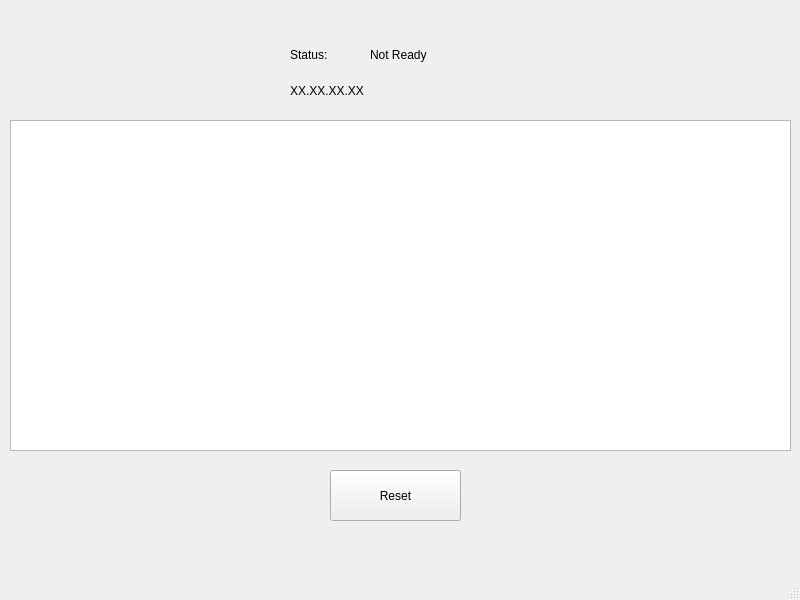
<?xml version="1.0" encoding="UTF-8"?>
<ui version="4.0">
 <class>MainWindow</class>
 <widget class="QMainWindow" name="MainWindow">
  <property name="geometry">
   <rect>
    <x>0</x>
    <y>0</y>
    <width>800</width>
    <height>600</height>
   </rect>
  </property>
  <property name="windowTitle">
   <string>Server Side</string>
  </property>
  <widget class="QWidget" name="centralwidget">
   <widget class="QLabel" name="iplbl">
    <property name="geometry">
     <rect>
      <x>290</x>
      <y>70</y>
      <width>191</width>
      <height>41</height>
     </rect>
    </property>
    <property name="styleSheet">
     <string notr="true">font: 14pt &quot;Palatino Linotype&quot;;</string>
    </property>
    <property name="text">
     <string>XX.XX.XX.XX</string>
    </property>
   </widget>
   <widget class="QTextBrowser" name="infoEdit">
    <property name="geometry">
     <rect>
      <x>10</x>
      <y>120</y>
      <width>781</width>
      <height>331</height>
     </rect>
    </property>
   </widget>
   <widget class="QPushButton" name="resetbttn">
    <property name="geometry">
     <rect>
      <x>330</x>
      <y>470</y>
      <width>131</width>
      <height>51</height>
     </rect>
    </property>
    <property name="text">
     <string>Reset</string>
    </property>
   </widget>
   <widget class="QWidget" name="">
    <property name="geometry">
     <rect>
      <x>290</x>
      <y>40</y>
      <width>154</width>
      <height>30</height>
     </rect>
    </property>
    <layout class="QHBoxLayout" name="horizontalLayout">
     <item>
      <widget class="QLabel" name="label">
       <property name="styleSheet">
        <string notr="true">font: 75 italic 16pt &quot;Palatino Linotype&quot;;</string>
       </property>
       <property name="text">
        <string>Status:</string>
       </property>
      </widget>
     </item>
     <item>
      <widget class="QLabel" name="statuslbl">
       <property name="styleSheet">
        <string notr="true">font: 75 italic 14pt &quot;Palatino Linotype&quot;;</string>
       </property>
       <property name="text">
        <string>Not Ready</string>
       </property>
      </widget>
     </item>
    </layout>
   </widget>
  </widget>
  <widget class="QMenuBar" name="menubar">
   <property name="geometry">
    <rect>
     <x>0</x>
     <y>0</y>
     <width>800</width>
     <height>21</height>
    </rect>
   </property>
  </widget>
  <widget class="QStatusBar" name="statusbar"/>
 </widget>
 <resources/>
 <connections/>
</ui>
